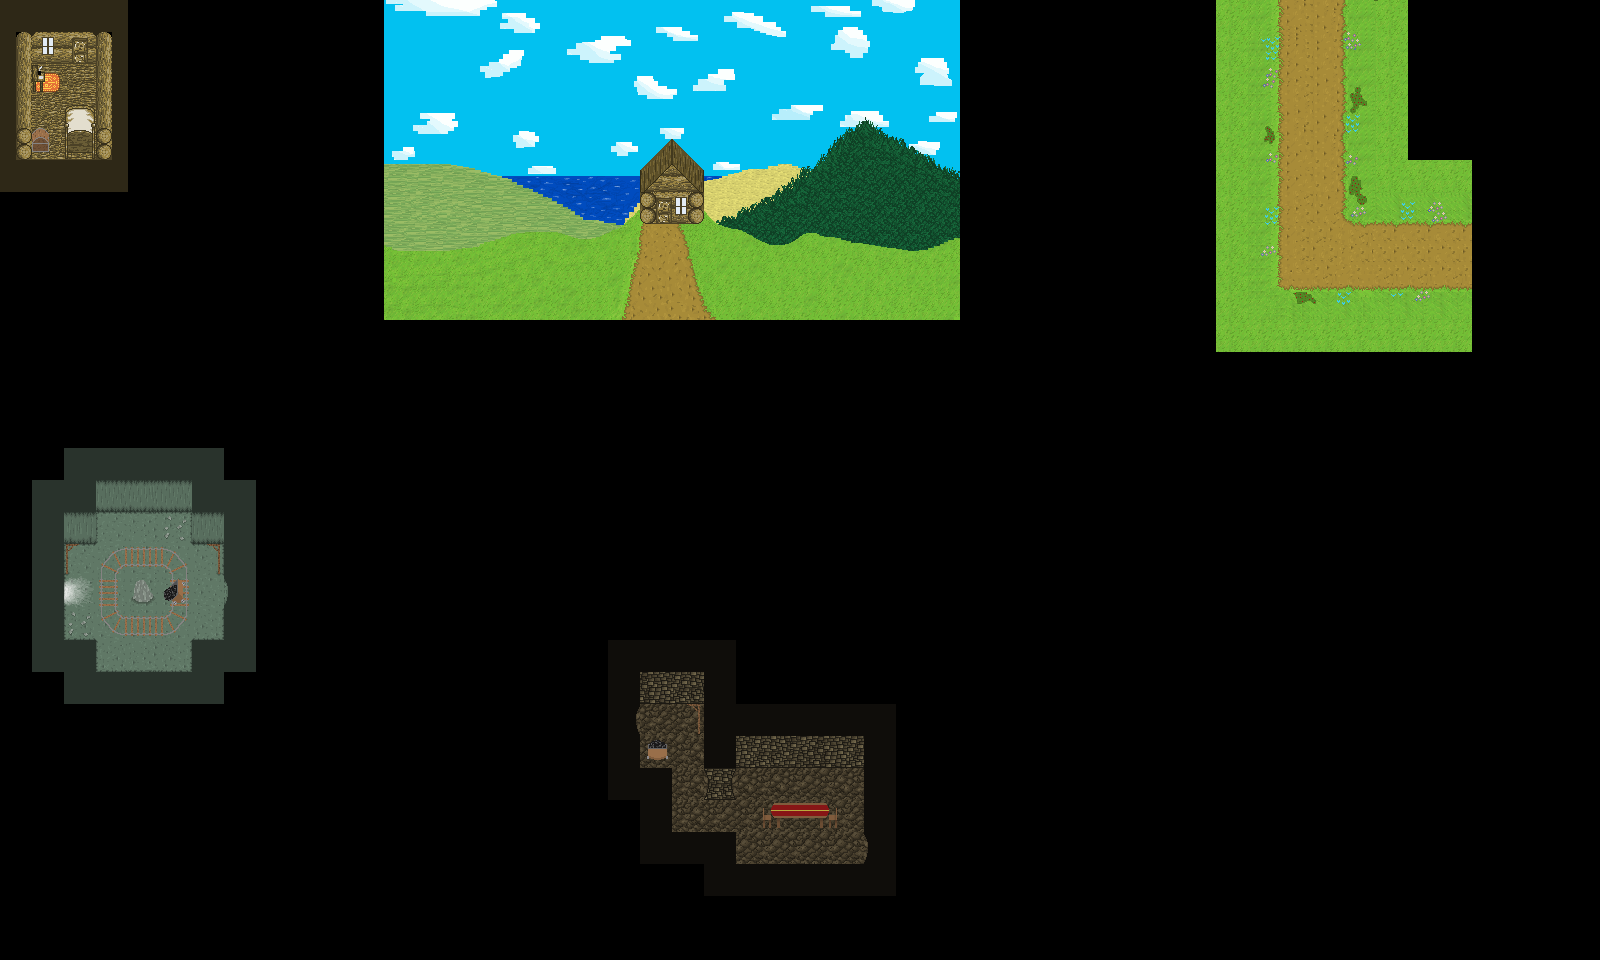

This is a level from a 2D game, rendered from its Tiled map with the project's own tilesets. A one-line summary and the map file follow, with tile-layer data summarised:
An orthogonal 50x30 tile map with 32x32 px tiles, 7 tile layers (Tile Layer 1, UnderPlayer Obj, UnderPlayer Obj 2, Bedsheet Over Player, ...), 2 tilesets and 218 objects.

<map version="1.0.0" orientation="orthogonal" renderorder="right-down" width="50" height="30" tilewidth="32" tileheight="32" nextobjectid="317">
 <tileset firstgid="1" name="tilesetff" tilewidth="32" tileheight="32" tilecount="896" columns="28">
  <image source="tilesetff.png" trans="ffffff" width="896" height="1040" />
 </tileset>
 <tileset firstgid="897" source="sss.tsx" />
 <layer name="Tile Layer 1" width="50" height="30">
  <data>[1500 cells, 421 non-empty, 373 distinct tile ids]</data>
 </layer>
 <layer name="UnderPlayer Obj" width="50" height="30">
  <data>[1500 cells, 94 non-empty, 92 distinct tile ids]</data>
 </layer>
 <layer name="UnderPlayer Obj 2" width="50" height="30">
  <data>[1500 cells, 7 non-empty, 7 distinct tile ids]</data>
 </layer>
 <layer name="Bedsheet Over Player" width="50" height="30">
  <data>[1500 cells, 2 non-empty, 2 distinct tile ids]</data>
 </layer>
 <layer name="Over PLayer walls" width="50" height="30">
  <data>[1500 cells, 22 non-empty, 3 distinct tile ids]</data>
 </layer>
 <layer name="Over Player Objets" width="50" height="30">
  <data>[1500 cells, 114 non-empty, 24 distinct tile ids]</data>
 </layer>
 <layer name="Over Player Objects 2" width="50" height="30">
  <data>[1500 cells, 1 non-empty, 1 distinct tile ids]</data>
 </layer>
 <objectgroup name="Torch">
  <object id="97" x="112" y="495" />
  <object id="99" x="176" y="495" />
  <object id="127" x="720.5" y="784" />
  <object id="131" x="784.5" y="751" />
  <object id="132" x="846" y="751.5" />
  <object id="163" x="669.333" y="692" />
 </objectgroup>
 <objectgroup name="Chest">
  <object id="20" x="33.3636" y="133.364" width="13.5909" height="19" />
 </objectgroup>
 <objectgroup name="Candle">
  <object id="167" x="796.333" y="803" width="7.33333" height="9" />
 </objectgroup>
 <objectgroup name="Walls">
  <object id="3" x="9.33333" y="1" width="57.167" height="58" />
  <object id="5" x="101.833" y="53" width="27.1667" height="141.333" />
  <object id="7" x="-3.33333" y="175" width="140.667" height="22.6667" />
  <object id="8" x="1.16667" y="3" width="21.8333" height="193" />
  <object id="14" x="93.5" y="1" width="35" height="57.75" />
  <object id="15" x="57" y="0.5" width="49" height="33" />
  <object id="26" x="31.6364" y="77.8333" width="12.7273" height="13.8031" />
  <object id="27" x="67.9773" y="108.432" width="28.0227" height="15.0227" />
  <object id="29" x="68.75" y="147.75" width="29.25" height="9.5" />
  <object id="38" x="386" y="25" width="127" height="219" />
  <object id="39" x="496.5" y="26" width="111.5" height="202.5" />
  <object id="40" x="559.5" y="198.5" width="49.5" height="36.5" />
  <object id="41" x="575" y="230" width="24.5" height="8" />
  <object id="42" x="374" y="220" width="19" height="119" />
  <object id="43" x="605" y="96.5" width="41.5" height="125.5" />
  <object id="44" x="599" y="29" width="216" height="159" />
  <object id="45" x="680.5" y="169.5" width="174.5" height="55" />
  <object id="47" x="730.5" y="221.5" width="76.5" height="27.5" />
  <object id="48" x="719" y="216" width="21" height="15" />
  <object id="49" x="804.5" y="221.5" width="48.5" height="12" />
  <object id="50" x="830" y="230" width="133" height="22" />
  <object id="51" x="952.5" y="223" width="18" height="104" />
  <object id="52" x="806" y="30.5" width="174" height="198" />
  <object id="56" x="685" y="220.5" width="24" height="31.5" />
  <object id="57" x="695" y="250.5" width="20" height="37.5" />
  <object id="58" x="707" y="287" width="21.5" height="37" />
  <object id="59" x="622.5" y="221.5" width="15.5" height="32" />
  <object id="60" x="614.5" y="249" width="15" height="40" />
  <object id="61" x="609" y="286.5" width="14" height="42" />
  <object id="64" x="1358" y="0.5" width="18" height="206.5" />
  <object id="65" x="1357.5" y="190" width="114" height="17.5" />
  <object id="66" x="1245.5" y="304" width="229.5" height="16" />
  <object id="67" x="1244" y="-2.5" width="17" height="331" />
  <object id="100" x="32" y="480" width="27" height="193" />
  <object id="101" x="48" y="445" width="211" height="66" />
  <object id="102" x="42" y="506" width="53" height="38" />
  <object id="103" x="192" y="503" width="82" height="42" />
  <object id="104" x="230.5" y="469" width="39.5" height="220" />
  <object id="107" x="193" y="658" width="38" height="47" />
  <object id="108" x="61" y="690" width="132" height="16" />
  <object id="110" x="56" y="658" width="39" height="42" />
  <object id="111" x="598.5" y="634.5" width="171" height="68.5" />
  <object id="112" x="708" y="687" width="23.5" height="107.5" />
  <object id="113" x="728.5" y="691.5" width="167" height="72.5" />
  <object id="117" x="872.5" y="680" width="38.5" height="226" />
  <object id="120" x="692.5" y="879" width="230.5" height="29.5" />
  <object id="122" x="624" y="848.5" width="112.5" height="56.5" />
  <object id="124" x="595" y="784" width="71.5" height="80.5" />
  <object id="125" x="591.5" y="664" width="42" height="159.5" />
  <object id="162" x="637.667" y="744.333" width="29.6667" height="15.3333" />
  <object id="172" x="763" y="808.333" width="73.6667" height="15.3333" />
  <object id="182" x="132" y="581" width="21" height="21" />
  <object id="184" x="170.5" y="577.5" width="15" height="28" />
  <object id="186" x="214.5" y="570" width="8.5" height="5.5" />
  <object id="187" x="63.5" y="569.5" width="8" height="6.5" />
  <object id="189" x="694.5" y="729" width="8.5" height="8" />
  <object id="250" x="32.6667" y="59" width="5" height="21.6667" />
 </objectgroup>
 <objectgroup name="PointLight forest">
  <object id="208" x="1286.5" y="21" width="7.5" height="5.5" />
  <object id="209" x="1328.5" y="24" width="5.5" height="4.5" />
  <object id="210" x="1310" y="12" width="5" height="4" />
  <object id="211" x="1268.5" y="15.5" width="5" height="5" />
  <object id="212" x="1273.5" y="57" width="5.5" height="6" />
  <object id="213" x="1337" y="77.5" width="9.5" height="8.5" />
  <object id="214" x="1310.5" y="52.5" width="6" height="4.5" />
  <object id="216" x="1288.5" y="40" width="4" height="4" />
  <object id="217" x="1345" y="38" width="7" height="4.5" />
  <object id="218" x="1292.5" y="85" width="6" height="5" />
  <object id="219" x="1317" y="71.5" width="5.5" height="3.5" />
  <object id="220" x="1343" y="110.5" width="4.5" height="5" />
  <object id="221" x="1312" y="106" width="7.5" height="6" />
  <object id="222" x="1273" y="105.5" width="4.5" height="5" />
  </objectgroup>
 <objectgroup name="Door9">
  <!-- 112 objects omitted --></objectgroup>
 <objectgroup name="Door8">
  <!-- 111 objects omitted --></objectgroup>
 <objectgroup name="Door7">
  <!-- 110 objects omitted --></objectgroup>
 <objectgroup name="Door6">
  <!-- 109 objects omitted --></objectgroup>
 <objectgroup name="Door5">
  <!-- 108 objects omitted --></objectgroup>
 <objectgroup name="Door4">
  <!-- 107 objects omitted --></objectgroup>
 <objectgroup name="Door3">
  <!-- 106 objects omitted --></objectgroup>
 <objectgroup name="door2">
  <!-- 105 objects omitted --></objectgroup>
 <objectgroup name="Door1">
  <!-- 104 objects omitted --></objectgroup>
 <objectgroup name="Shadow objects">
  <!-- 103 objects omitted --></objectgroup>
 <objectgroup name="ConeLight Down">
  <!-- 94 objects omitted --></objectgroup>
 <objectgroup name="Pointlight Fire">
  <!-- 90 objects omitted --></objectgroup>
 <objectgroup name="PointLight White">
  <!-- 83 objects omitted --></objectgroup>
 <objectgroup name="Tree">
  <!-- 82 objects omitted --></objectgroup>
 <objectgroup name="Bird Right">
  <!-- 9 objects omitted --></objectgroup>
 <objectgroup name="Bird Left">
  <!-- 7 objects omitted --></objectgroup>
 <objectgroup name="Bird Up">
  <!-- 5 objects omitted --></objectgroup>
 <objectgroup name="Bird Down">
  <!-- 2 objects omitted --></objectgroup>
</map>
<!-- 139 of 218 objects omitted -->